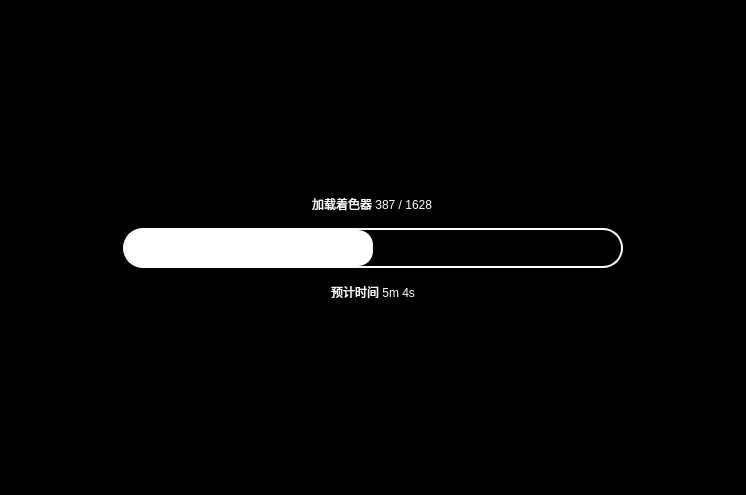
<?xml version="1.0" encoding="UTF-8"?>
<ui version="4.0">
 <class>LoadingScreen</class>
 <widget class="QWidget" name="LoadingScreen">
  <property name="geometry">
   <rect>
    <x>0</x>
    <y>0</y>
    <width>746</width>
    <height>495</height>
   </rect>
  </property>
  <property name="styleSheet">
   <string notr="true">background-color: rgb(0, 0, 0);</string>
  </property>
  <layout class="QVBoxLayout">
   <property name="spacing">
    <number>0</number>
   </property>
   <property name="leftMargin">
    <number>0</number>
   </property>
   <property name="topMargin">
    <number>0</number>
   </property>
   <property name="rightMargin">
    <number>0</number>
   </property>
   <property name="bottomMargin">
    <number>0</number>
   </property>
   <item>
    <widget class="QWidget" name="fade_parent" native="true">
     <layout class="QVBoxLayout" name="verticalLayout_2">
      <property name="spacing">
       <number>0</number>
      </property>
      <property name="leftMargin">
       <number>0</number>
      </property>
      <property name="topMargin">
       <number>0</number>
      </property>
      <property name="rightMargin">
       <number>0</number>
      </property>
      <property name="bottomMargin">
       <number>0</number>
      </property>
      <item alignment="Qt::AlignLeft|Qt::AlignTop">
       <widget class="QLabel" name="logo">
        <property name="text">
         <string/>
        </property>
        <property name="alignment">
         <set>Qt::AlignLeading|Qt::AlignLeft|Qt::AlignTop</set>
        </property>
        <property name="margin">
         <number>30</number>
        </property>
       </widget>
      </item>
      <item>
       <layout class="QVBoxLayout" name="verticalLayout" stretch="1,0,1">
        <property name="spacing">
         <number>15</number>
        </property>
        <property name="sizeConstraint">
         <enum>QLayout::SetNoConstraint</enum>
        </property>
        <item alignment="Qt::AlignHCenter|Qt::AlignBottom">
         <widget class="QLabel" name="stage">
          <property name="sizePolicy">
           <sizepolicy hsizetype="Minimum" vsizetype="Minimum">
            <horstretch>0</horstretch>
            <verstretch>0</verstretch>
           </sizepolicy>
          </property>
          <property name="styleSheet">
           <string notr="true">background-color: black; color: white;
font: 75 20pt &quot;Arial&quot;;</string>
          </property>
          <property name="text">
           <string>加载着色器 387 / 1628</string>
          </property>
         </widget>
        </item>
        <item alignment="Qt::AlignHCenter|Qt::AlignTop">
         <widget class="QProgressBar" name="progress_bar">
          <property name="sizePolicy">
           <sizepolicy hsizetype="Expanding" vsizetype="Preferred">
            <horstretch>0</horstretch>
            <verstretch>0</verstretch>
           </sizepolicy>
          </property>
          <property name="minimumSize">
           <size>
            <width>500</width>
            <height>40</height>
           </size>
          </property>
          <property name="styleSheet">
           <string notr="true">QProgressBar {
color: white;
border: 2px solid white;
outline-color: black;
border-radius: 20px;
}
QProgressBar::chunk {
background-color: white;
border-radius: 15px;
}</string>
          </property>
          <property name="value">
           <number>50</number>
          </property>
          <property name="textVisible">
           <bool>false</bool>
          </property>
          <property name="format">
           <string>加载着色器 %v out of %m</string>
          </property>
         </widget>
        </item>
        <item alignment="Qt::AlignHCenter|Qt::AlignTop">
         <widget class="QLabel" name="value">
          <property name="toolTip">
           <string notr="true"/>
          </property>
          <property name="styleSheet">
           <string notr="true">background-color: black; color: white;
font: 75 15pt &quot;Arial&quot;;</string>
          </property>
          <property name="text">
           <string>预计时间 5m 4s</string>
          </property>
         </widget>
        </item>
       </layout>
      </item>
      <item alignment="Qt::AlignRight|Qt::AlignBottom">
       <widget class="QLabel" name="banner">
        <property name="styleSheet">
         <string notr="true">background-color: black;</string>
        </property>
        <property name="text">
         <string/>
        </property>
        <property name="alignment">
         <set>Qt::AlignCenter</set>
        </property>
        <property name="margin">
         <number>30</number>
        </property>
       </widget>
      </item>
     </layout>
    </widget>
   </item>
  </layout>
 </widget>
 <resources/>
 <connections/>
</ui>
